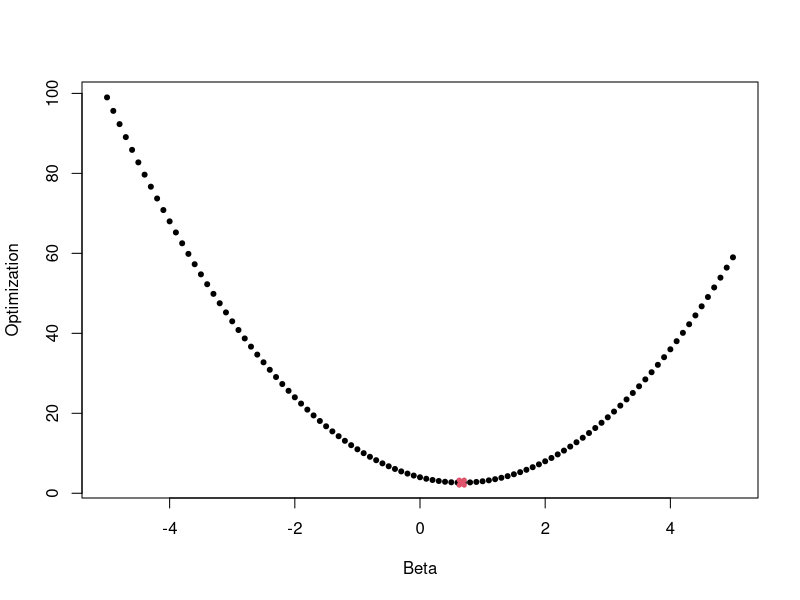
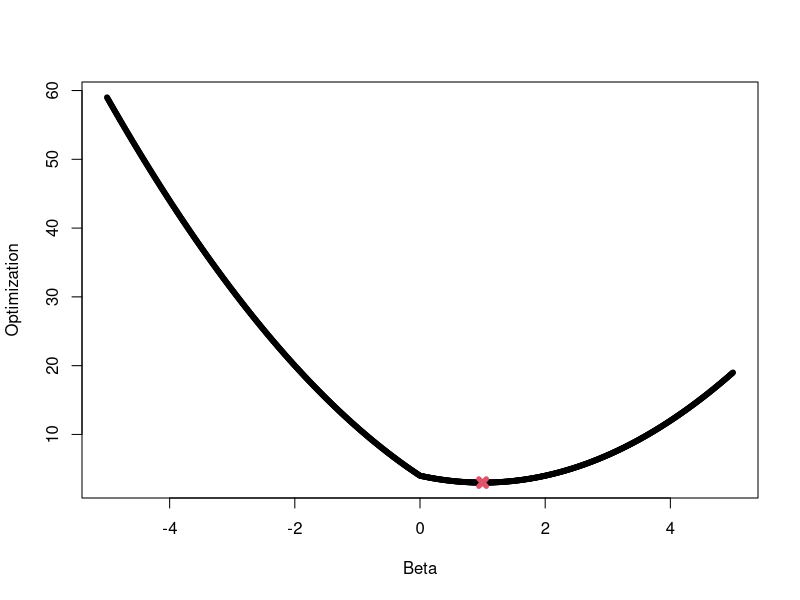
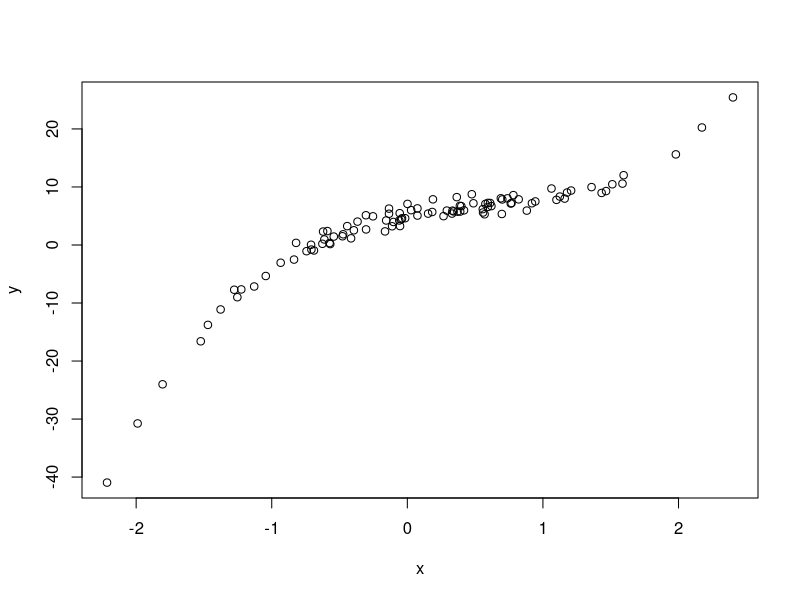
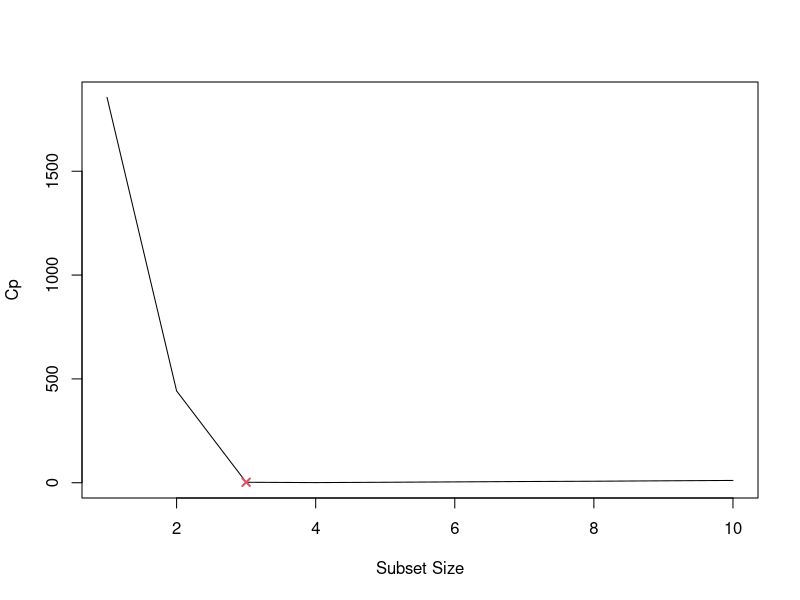
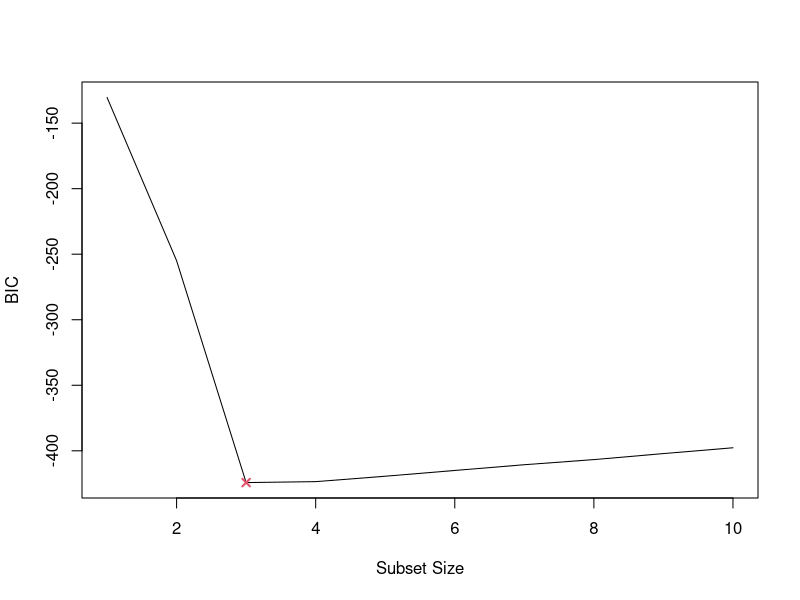
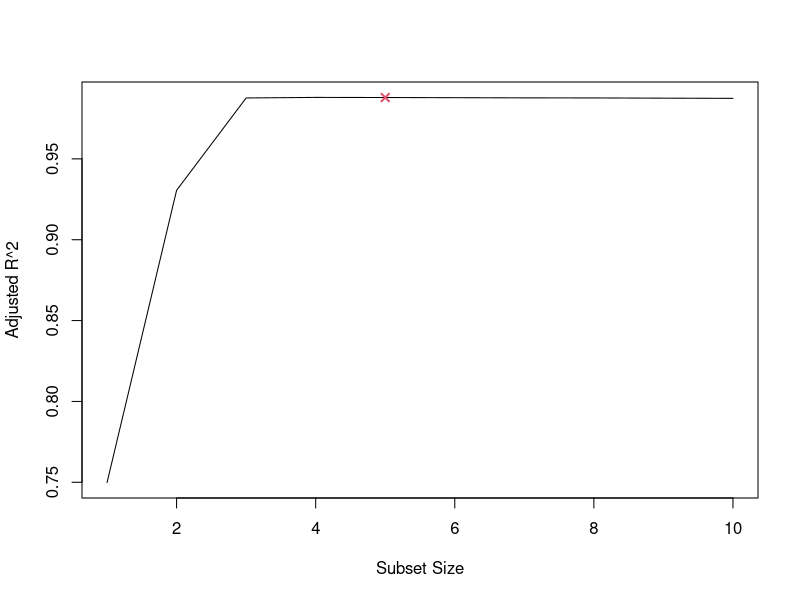
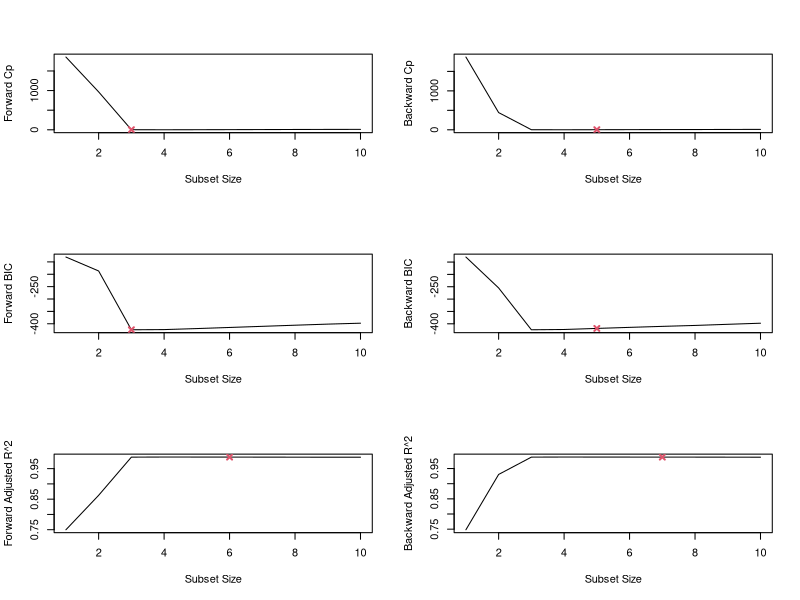
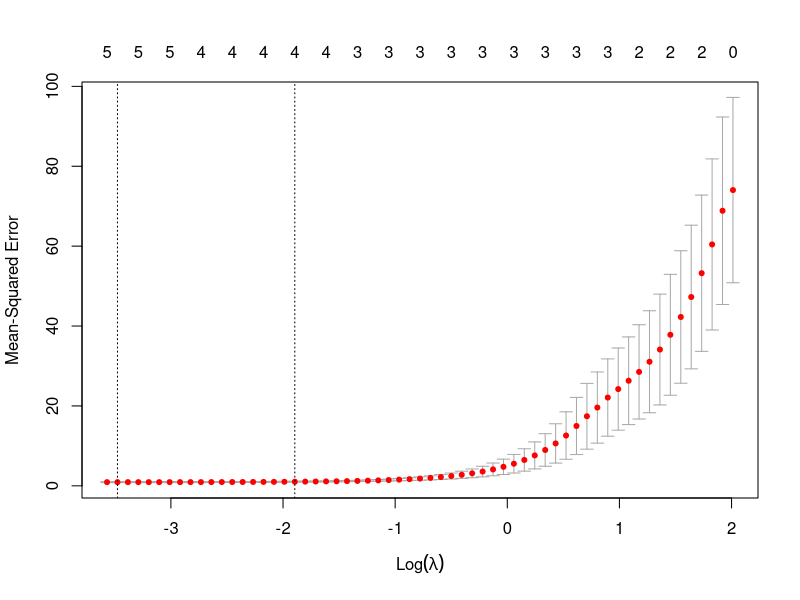

The R script that drew these images, in order:
setwd("/Users/invitado/Documents/Temas_compu/ISLR_curso/ch06")
## 6_a
y = 2
l = 2
bs = seq(-5, 5, 0.1)
f = (y - bs)^2 + l * bs^2
est.beta = y/(1 + l)
est.f = (y - est.beta)^2 + l * est.beta^2
png("ch6_ex6_a.png")
plot(bs, f, pch = 20, xlab = "Beta", ylab = "Optimization")
points(est.beta, est.f, col = 2, pch = 4, lwd = 5, cex = est.beta)
dev.off()

## 6_b
y = 2
l = 2
bs = seq(-5, 5, 0.01)
f = (y - bs)^2 + l * abs(bs)
est.beta = y - l/2
est.f = (y - est.beta)^2 + l * abs(est.beta)
png("ch6_ex6_b.png")
plot(bs, f, pch = 20, xlab = "Beta", ylab = "Optimization")
points(est.beta, est.f, col = 2, pch = 4, lwd = 5, cex = est.beta)
dev.off()

## 8_a
set.seed(1)
x <- rnorm(100)
e <- rnorm(100)

## 8_b
y <- 5 + 4*x - 3*x^2 + 2*x^3 + e
png("ch6_ex8_b.png")
plot(x,y)
dev.off()

## 8_c
library(leaps)
data = data.frame(y = y, x = x)
mod = regsubsets(y ~ poly(x, 10, raw = T), data = data, nvmax = 10)
mod.summary = summary(mod)
which.min(mod.summary$cp)
png("ch6_ex8_c1.png")
plot(mod.summary$cp, xlab = "Subset Size", ylab = "Cp", pch = 20, type = "l")
points(3, mod.summary$cp[3], pch = 4, col = 2, lwd = 2)
dev.off()
which.min(mod.summary$bic)
png("ch6_ex8_c2.png")
plot(mod.summary$bic, xlab = "Subset Size", ylab = "BIC", pch = 20, type = "l")
points(3, mod.summary$bic[3], pch = 4, col = 2, lwd = 2)
dev.off()
which.max(mod.summary$adjr2)
png("ch6_ex8_c3.png")
plot(mod.summary$adjr2, xlab = "Subset Size", ylab = "Adjusted R^2", pch = 20, type = "l")
points(5, mod.summary$adjr2[5], pch = 4, col = 2, lwd = 2)
dev.off()

## 8_d
mod.fwd = regsubsets(y ~ poly(x, 10, raw = T), data = data, nvmax = 10,method = "forward")
mod.bwd = regsubsets(y ~ poly(x, 10, raw = T), data = data, nvmax = 10,method = "backward")
fwd.summary = summary(mod.fwd)
bwd.summary = summary(mod.bwd)
which.min(fwd.summary$cp)
which.min(bwd.summary$cp)
which.min(fwd.summary$bic)
which.min(bwd.summary$bic)
which.max(fwd.summary$adjr2)
which.max(bwd.summary$adjr2)

png("ch6_ex8_d.png")
par(mfrow = c(3, 2))
plot(fwd.summary$cp, xlab = "Subset Size", ylab = "Forward Cp", pch = 20, type = "l")
points(3, fwd.summary$cp[3], pch = 4, col = 2, lwd = 2)
plot(bwd.summary$cp, xlab = "Subset Size", ylab = "Backward Cp", pch = 20, type = "l")
points(5, bwd.summary$cp[5], pch = 4, col = 2, lwd = 2)
plot(fwd.summary$bic, xlab = "Subset Size", ylab = "Forward BIC", pch = 20,
    type = "l")
points(3, fwd.summary$bic[3], pch = 4, col = 2, lwd = 2)
plot(bwd.summary$bic, xlab = "Subset Size", ylab = "Backward BIC", pch = 20,
    type = "l")
points(5, bwd.summary$bic[5], pch = 4, col = 2, lwd = 2)
plot(fwd.summary$adjr2, xlab = "Subset Size", ylab = "Forward Adjusted R^2",
    pch = 20, type = "l")
points(6, fwd.summary$adjr2[6], pch = 4, col = 2, lwd = 2)
plot(bwd.summary$adjr2, xlab = "Subset Size", ylab = "Backward Adjusted R^2",
    pch = 20, type = "l")
points(7, bwd.summary$adjr2[7], pch = 4, col = 2, lwd = 2)
dev.off()

## 8_e
library(glmnet)
xmat = model.matrix(y ~ poly(x, 10, raw = T), data = data)[, -1]
mod.lasso = cv.glmnet(xmat, y, alpha = 1)
best.lambda = mod.lasso$lambda.min
png("ch6_ex8_e.png")
plot(mod.lasso)
dev.off()
best.model = glmnet(xmat, y, alpha = 1)
predict(best.model, s = best.lambda, type = "coefficients")
